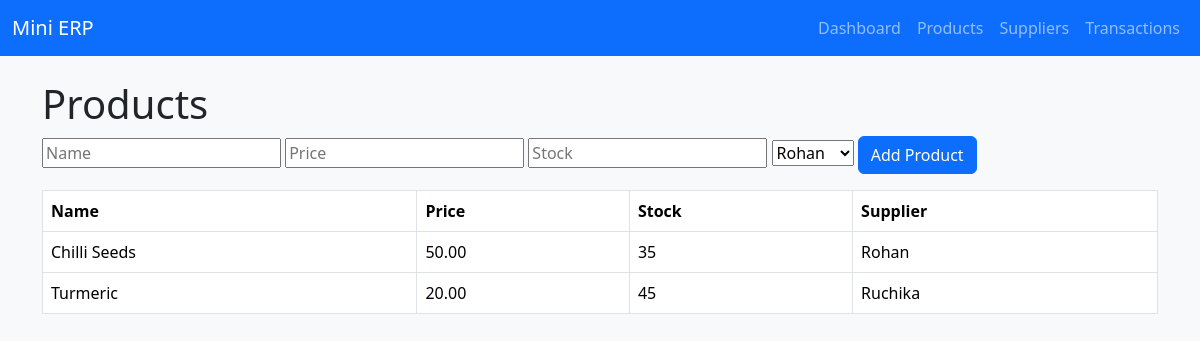
Screenshot of /products/ with the database file from the repository.
### inventory/models.py (models this page shows, shortened)
class Product(models.Model):
    name = models.CharField(max_length=100)
    price = models.DecimalField(max_digits=10, decimal_places=2)
    stock = models.IntegerField(default=0)
    supplier = models.ForeignKey(Supplier, on_delete=models.CASCADE, related_name="products")

class Supplier(models.Model):
    name = models.CharField(max_length=100)
    contact = models.CharField(max_length=100, blank=True, null=True)
    address = models.TextField(blank=True, null=True)

### inventory/views.py (the view, shortened to what this page needs)
# urls.py: path('products/', views.products_page, name="products"),
def products_page(request):
    products = Product.objects.all()
    suppliers = Supplier.objects.all()
    return render(request, "products.html", {"products": products, "suppliers": suppliers})

### templates/products.html (shortened to what this page needs)
{% extends "base.html" %}
{% block content %}
<h1> Products</h1>
<form method="post" class="mb-3">
  <input type="text" name="name" placeholder="Name" required>
  <input type="number" name="price" placeholder="Price" required>
  <input type="number" name="stock" placeholder="Stock" required>
  <select name="supplier" required>
    {% for s in suppliers %}
      <option value="{{ s.id }}">{{ s.name }}</option>
    {% endfor %}
  </select>
  <button class="btn btn-primary">Add Product</button>
</form>
<table class="table table-bordered">
  <tr><th>Name</th><th>Price</th><th>Stock</th><th>Supplier</th></tr>
  {% for p in products %}
    <tr>
      <td>{{ p.name }}</td>
      <td>{{ p.price }}</td>
      <td>{{ p.stock }}</td>
      <td>{{ p.supplier.name }}</td>
    </tr>
  {% endfor %}
</table>
{% endblock %}

### rows the page displays
Product: name "Chilli Seeds", price "50.00", stock "35", supplier.name "Rohan"
Product: name "Turmeric", price "20.00", stock "45", supplier.name "Ruchika"

### other values shown
form field supplier "Rohan"
